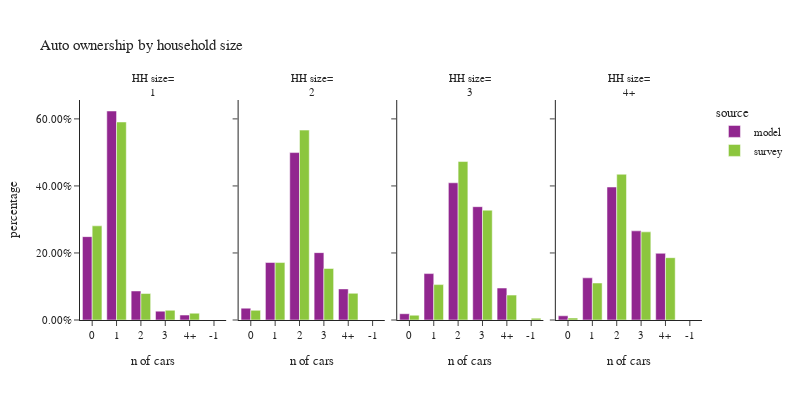

The cell this chart's notebook holds for it:
### Code cell
plot_auto(hh,'hhsize_simple','household size', 'HH size')

### Figure 1 — Plotly figure (JSON) as saved in the notebook; plotly's stock layout.template omitted (floating-point values rounded to 4 significant figures)
{"data": [{"alignmentgroup": "True", "customdata": [[12023], [30144], [4186], [1278], [712]], "hovertemplate": "source=model<br>hhsize_simple=1<br>auto_ownership_simple=%{x}<br>percentage=%{y}<br>sample count=%{customdata[0]}<extra></extra>", "legendgroup": "model", "marker": {"color": "#91268F", "pattern": {"shape": ""}}, "name": "model", "offsetgroup": "model", "orientation": "v", "showlegend": true, "textposition": "auto", "type": "bar", "x": ["0", "1", "2", "3", "4+"], "xaxis": "x", "y": [0.2487, 0.6235, 0.08659, 0.02644, 0.01473], "yaxis": "y"}, {"alignmentgroup": "True", "customdata": [[2066], [10031], [29216], [11755], [5425]], "hovertemplate": "source=model<br>hhsize_simple=2<br>auto_ownership_simple=%{x}<br>percentage=%{y}<br>sample count=%{customdata[0]}<extra></extra>", "legendgroup": "model", "marker": {"color": "#91268F", "pattern": {"shape": ""}}, "name": "model", "offsetgroup": "model", "orientation": "v", "showlegend": false, "textposition": "auto", "type": "bar", "x": ["0", "1", "2", "3", "4+"], "xaxis": "x2", "y": [0.03532, 0.1715, 0.4995, 0.201, 0.09275], "yaxis": "y2"}, {"alignmentgroup": "True", "customdata": [[506], [3740], [11058], [9133], [2576]], "hovertemplate": "source=model<br>hhsize_simple=3<br>auto_ownership_simple=%{x}<br>percentage=%{y}<br>sample count=%{customdata[0]}<extra></extra>", "legendgroup": "model", "marker": {"color": "#91268F", "pattern": {"shape": ""}}, "name": "model", "offsetgroup": "model", "orientation": "v", "showlegend": false, "textposition": "auto", "type": "bar", "x": ["0", "1", "2", "3", "4+"], "xaxis": "x3", "y": [0.01873, 0.1385, 0.4094, 0.3381, 0.09536], "yaxis": "y3"}, {"alignmentgroup": "True", "customdata": [[499], [5002], [15776], [10574], [7913]], "hovertemplate": "source=model<br>hhsize_simple=4+<br>auto_ownership_simple=%{x}<br>percentage=%{y}<br>sample count=%{customdata[0]}<extra></extra>", "legendgroup": "model", "marker": {"color": "#91268F", "pattern": {"shape": ""}}, "name": "model", "offsetgroup": "model", "orientation": "v", "showlegend": false, "textposition": "auto", "type": "bar", "x": ["0", "1", "2", "3", "4+"], "xaxis": "x4", "y": [0.01255, 0.1258, 0.3967, 0.2659, 0.199], "yaxis": "y4"}, {"alignmentgroup": "True", "customdata": [[486], [909], [110], [23], [13]], "hovertemplate": "source=survey<br>hhsize_simple=1<br>auto_ownership_simple=%{x}<br>percentage=%{y}<br>sample count=%{customdata[0]}<extra></extra>", "legendgroup": "survey", "marker": {"color": "#8CC63E", "pattern": {"shape": ""}}, "name": "survey", "offsetgroup": "survey", "orientation": "v", "showlegend": true, "textposition": "auto", "type": "bar", "x": ["0", "1", "2", "3", "4+"], "xaxis": "x", "y": [0.2809, 0.5908, 0.079, 0.02896, 0.02032], "yaxis": "y"}, {"alignmentgroup": "True", "customdata": [[76], [480], [573], [126], [52]], "hovertemplate": "source=survey<br>hhsize_simple=2<br>auto_ownership_simple=%{x}<br>percentage=%{y}<br>sample count=%{customdata[0]}<extra></extra>", "legendgroup": "survey", "marker": {"color": "#8CC63E", "pattern": {"shape": ""}}, "name": "survey", "offsetgroup": "survey", "orientation": "v", "showlegend": false, "textposition": "auto", "type": "bar", "x": ["0", "1", "2", "3", "4+"], "xaxis": "x2", "y": [0.02881, 0.1714, 0.5665, 0.1536, 0.07965], "yaxis": "y2"}, {"alignmentgroup": "True", "customdata": [[1], [6], [109], [162], [55], [19]], "hovertemplate": "source=survey<br>hhsize_simple=3<br>auto_ownership_simple=%{x}<br>percentage=%{y}<br>sample count=%{customdata[0]}<extra></extra>", "legendgroup": "survey", "marker": {"color": "#8CC63E", "pattern": {"shape": ""}}, "name": "survey", "offsetgroup": "survey", "orientation": "v", "showlegend": false, "textposition": "auto", "type": "bar", "x": ["-1", "0", "1", "2", "3", "4+"], "xaxis": "x3", "y": [0.005415, 0.01428, 0.1056, 0.4728, 0.3276, 0.07428], "yaxis": "y3"}, {"alignmentgroup": "True", "customdata": [[4], [77], [189], [64], [34]], "hovertemplate": "source=survey<br>hhsize_simple=4+<br>auto_ownership_simple=%{x}<br>percentage=%{y}<br>sample count=%{customdata[0]}<extra></extra>", "legendgroup": "survey", "marker": {"color": "#8CC63E", "pattern": {"shape": ""}}, "name": "survey", "offsetgroup": "survey", "orientation": "v", "showlegend": false, "textposition": "auto", "type": "bar", "x": ["0", "1", "2", "3", "4+"], "xaxis": "x4", "y": [0.005892, 0.1104, 0.4348, 0.263, 0.1859], "yaxis": "y4"}], "layout": {"annotations": [{"font": {}, "showarrow": false, "text": "HH size=<br>1", "x": 0.1175, "xanchor": "center", "xref": "paper", "y": 1.0, "yanchor": "bottom", "yref": "paper"}, {"font": {}, "showarrow": false, "text": "HH size=<br>2", "x": 0.3725, "xanchor": "center", "xref": "paper", "y": 1.0, "yanchor": "bottom", "yref": "paper"}, {"font": {}, "showarrow": false, "text": "HH size=<br>3", "x": 0.6275, "xanchor": "center", "xref": "paper", "y": 1.0, "yanchor": "bottom", "yref": "paper"}, {"font": {}, "showarrow": false, "text": "HH size=<br>4+", "x": 0.8825, "xanchor": "center", "xref": "paper", "y": 1.0, "yanchor": "bottom", "yref": "paper"}], "barmode": "group", "font": {"size": 11}, "height": 400, "legend": {"title": {"text": "source"}, "tracegroupgap": 0}, "title": {"text": "Auto ownership by household size"}, "width": 800, "xaxis": {"anchor": "y", "domain": [0.0, 0.235], "title": {"text": "n of cars"}}, "xaxis2": {"anchor": "y2", "domain": [0.255, 0.49], "matches": "x", "title": {"text": "n of cars"}}, "xaxis3": {"anchor": "y3", "domain": [0.51, 0.745], "matches": "x", "title": {"text": "n of cars"}}, "xaxis4": {"anchor": "y4", "domain": [0.765, 1.0], "matches": "x", "title": {"text": "n of cars"}}, "yaxis": {"anchor": "x", "domain": [0.0, 1.0], "tickformat": ".2%", "title": {"text": "percentage"}}, "yaxis2": {"anchor": "x2", "domain": [0.0, 1.0], "matches": "y", "showticklabels": false, "tickformat": ".2%"}, "yaxis3": {"anchor": "x3", "domain": [0.0, 1.0], "matches": "y", "showticklabels": false, "tickformat": ".2%"}, "yaxis4": {"anchor": "x4", "domain": [0.0, 1.0], "matches": "y", "showticklabels": false, "tickformat": ".2%"}}}
